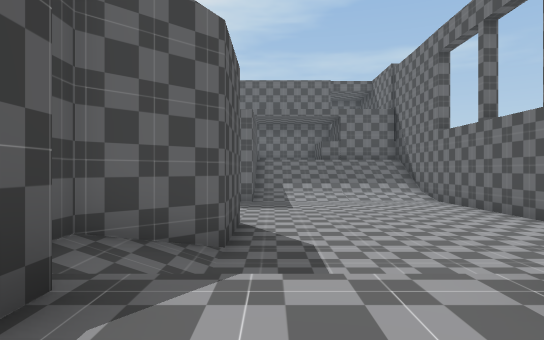
view 1 (above)

22 first-person views from a walk through a 3-D level made in the Unity game engine. The camera is 1.2 m above the floor, looks level and sees 75° across. The floor is counted in squares, 2 m on a side. Each view is taken from the middle of a square. On the plan, view 1 faces up. The plan holds only what a view shows up to about 10 squares ahead; the rest is blank. The place goes on beyond the plan.

view 2
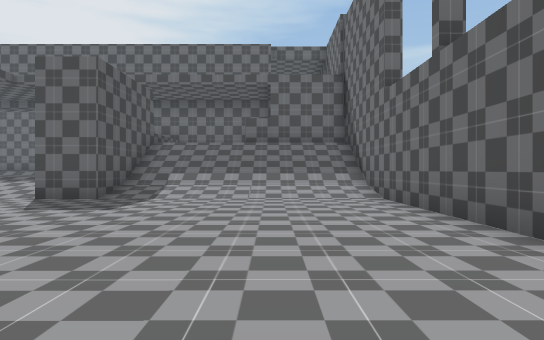

view 3
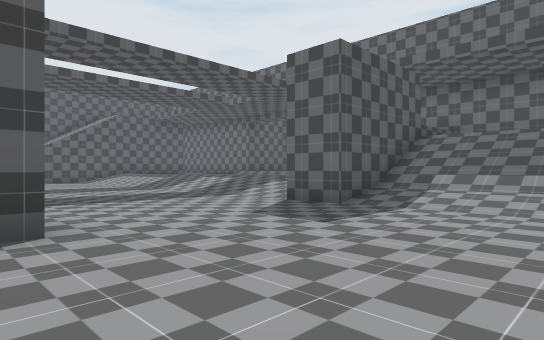

view 4
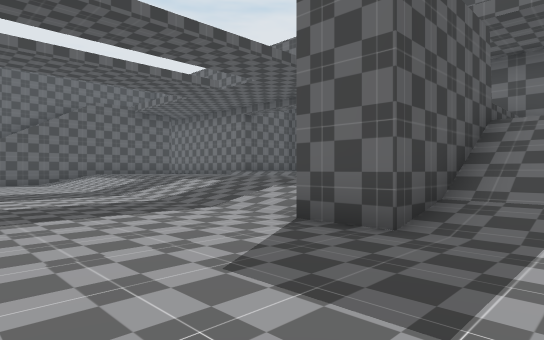

view 5
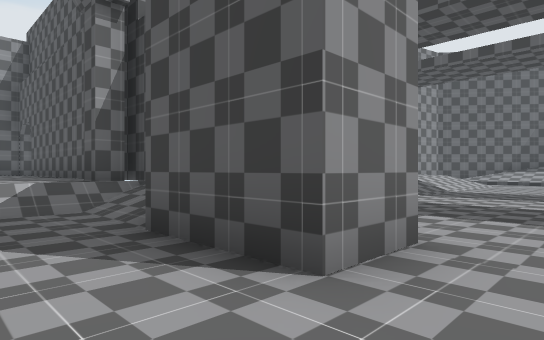

view 6
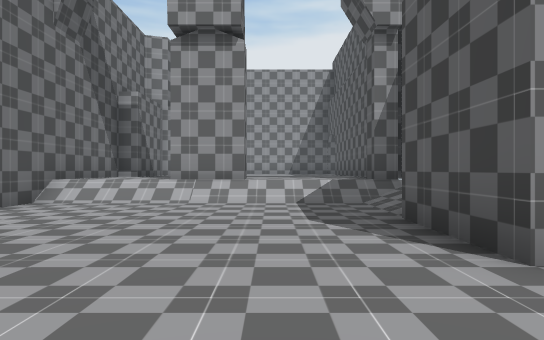

view 7
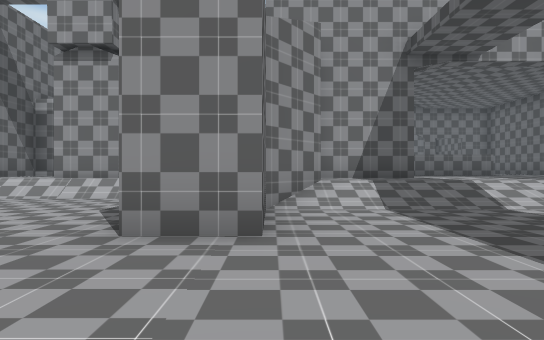

view 8
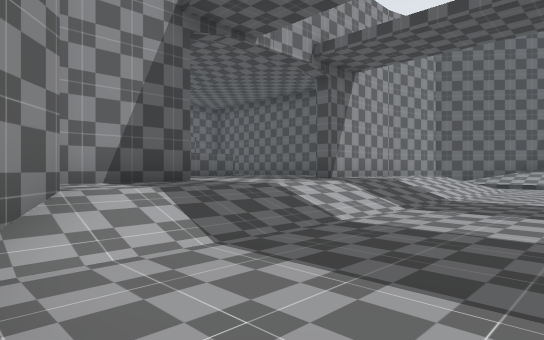

view 9
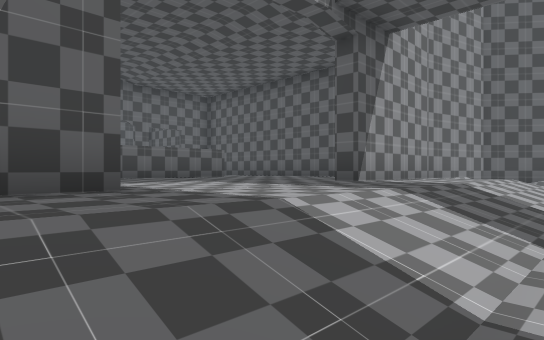

view 10
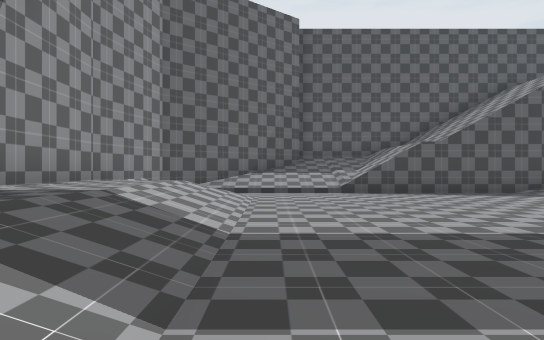

view 11
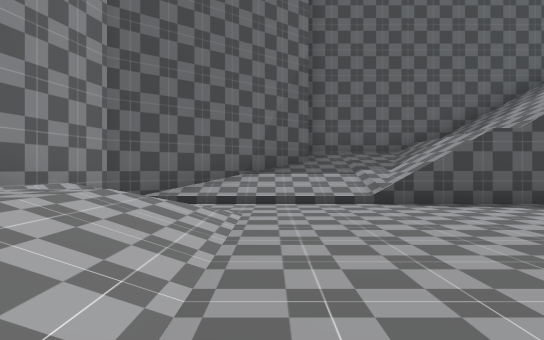

view 12
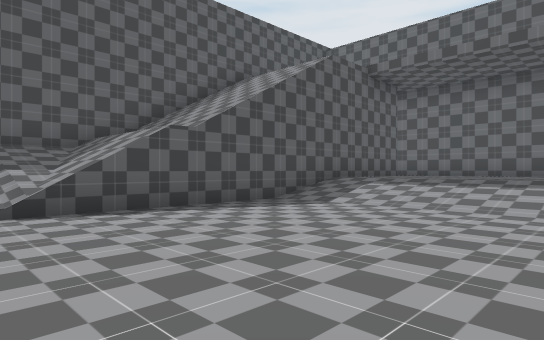

view 13
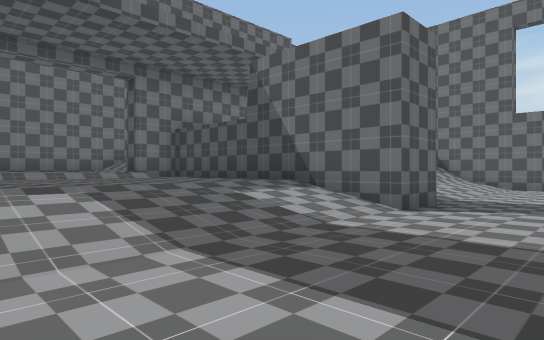

view 14
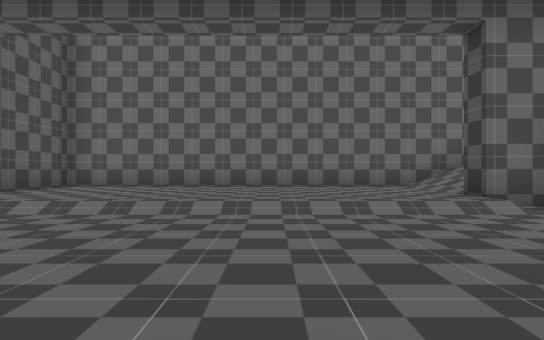

view 15
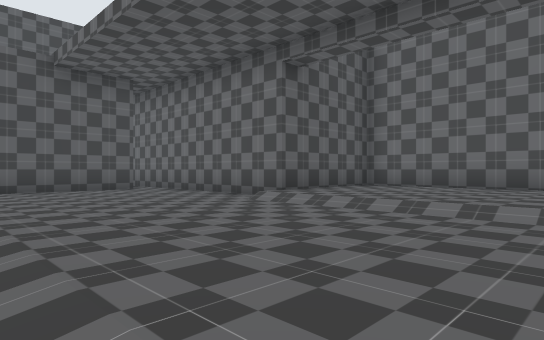

view 16
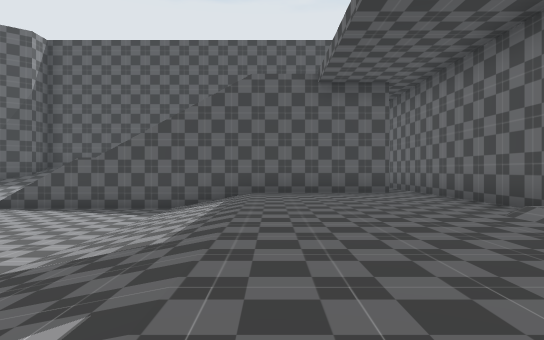

view 17
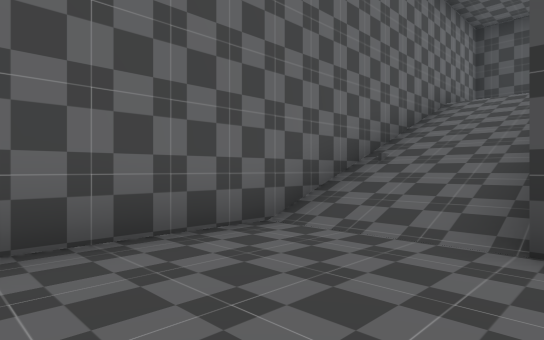

view 18
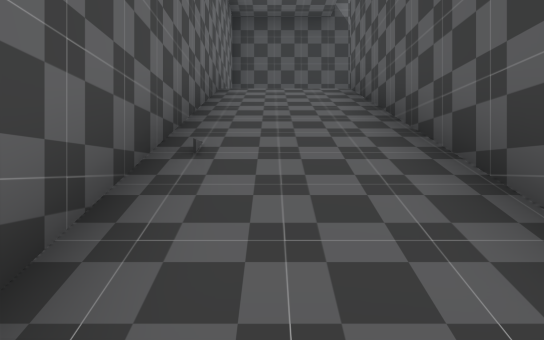

view 19
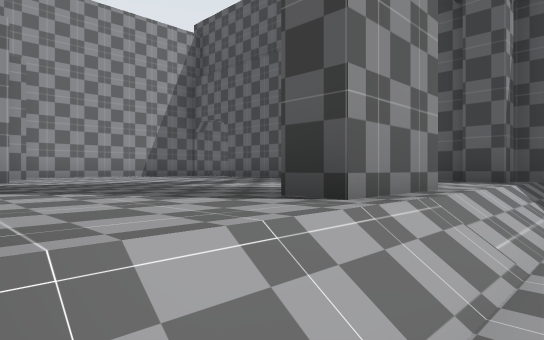

view 20
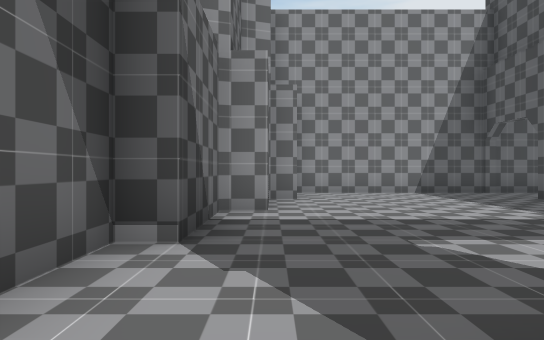

view 21
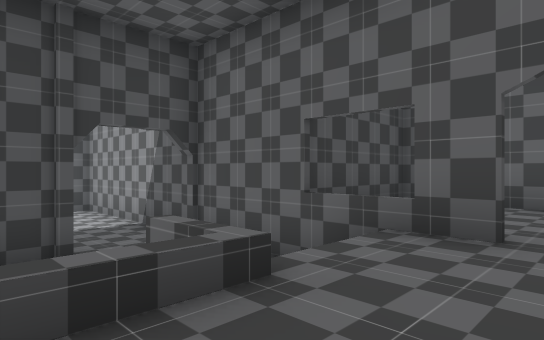

view 22
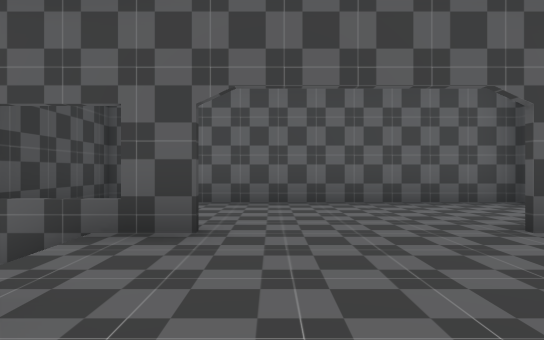

### Floor plan
Key: @ floor where view 1 was taken; # wall or solid block; . main floor; : floor 0.75 m higher than the main floor; + floor 1 m higher than the main floor; * floor 1.75 m higher than the main floor; % floor 2.75 m higher than the main floor; / step, stairs or slope.
Columns run from 19 left of view 1 to 6 right of it. Each row starts with its distance up from view 1.
 21         #################
 20         #+++++++///////  #
 19         #+++++++///////  #
 18    ######+++++++######   #
 17    //::::////////##
 16     /::::::::::::##
 15     /::::::::::::##%%/
 14     /::::::::::::##//////#
 13 # ///////////////##//////#
 12 #////////////////##//////#
 11 #///.....................#
 10 #///.....................#
  9 #///.....................#
  8 #///.....................#
  7 #///.....................#
  6 ##//.............##......
  5  #//.............##.....
  4  ##/..///////////#/......
  3   ##../:::::::::##/......#
  2    #######::::####///##//#
  1          :::::   #/::::::#
  0         ::::::   #:@:::::#
 -1         ::::::   #::::::##
 -2         :::::    #::::::#
 -3          /::     #::::::#
 -4             **:  #:::::##
 -5            ***:  #:::::#
 -6           ****/  ::::::#
 -7          #***#/::::::::#
 -8          ***** #########
 -9         ****** #
-10        #****** #
-11        #########

Positions as (right, up) in squares from view 1, and headings:
1: (0, 0), facing up
2: (3, 4), facing up
3: (3, 6), facing up-left
4: (1, 8), facing up-left
5: (1, 8), facing down-left
6: (1, 9), facing down
7: (-2, 10), facing down
8: (-2, 7), facing down-left
9: (-4, 5), facing down-left
10: (-6, 5), facing left
11: (-9, 5), facing left
12: (-10, 6), facing up-left
13: (-7, 9), facing up-right
14: (-6, 13), facing up
15: (-6, 13), facing up-left
16: (-6, 14), facing left
17: (-6, 18), facing up-right
18: (-4, 20), facing right
19: (5, 3), facing down-left
20: (4, 2), facing down
21: (-7, -4), facing down-right
22: (-7, -4), facing down
